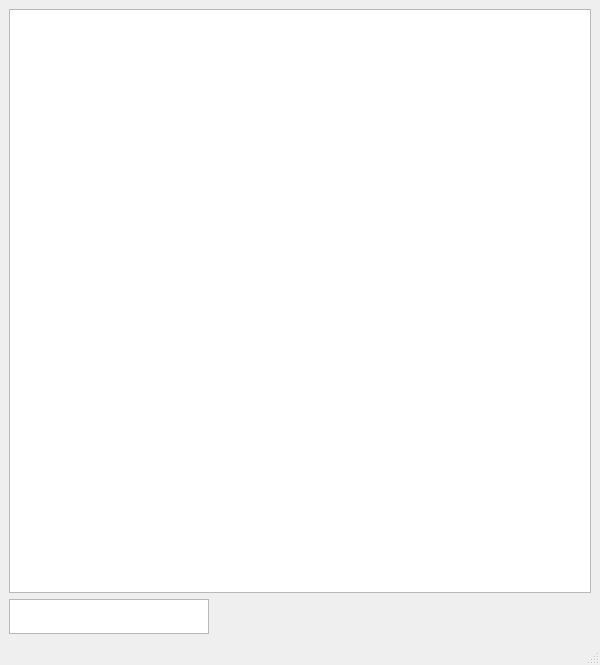
<?xml version="1.0" encoding="UTF-8"?>
<ui version="4.0">
 <class>MainWindow</class>
 <widget class="QMainWindow" name="MainWindow">
  <property name="geometry">
   <rect>
    <x>0</x>
    <y>0</y>
    <width>600</width>
    <height>665</height>
   </rect>
  </property>
  <property name="minimumSize">
   <size>
    <width>600</width>
    <height>450</height>
   </size>
  </property>
  <property name="windowTitle">
   <string>MainWindow</string>
  </property>
  <widget class="QWidget" name="centralwidget">
   <layout class="QVBoxLayout" name="verticalLayout">
    <item>
     <widget class="QGraphicsView" name="graphicsView_board">
      <property name="acceptDrops">
       <bool>false</bool>
      </property>
      <property name="verticalScrollBarPolicy">
       <enum>Qt::ScrollBarAsNeeded</enum>
      </property>
      <property name="horizontalScrollBarPolicy">
       <enum>Qt::ScrollBarAlwaysOff</enum>
      </property>
      <property name="sizeAdjustPolicy">
       <enum>QAbstractScrollArea::AdjustToContentsOnFirstShow</enum>
      </property>
     </widget>
    </item>
    <item>
     <widget class="QTextBrowser" name="textBrowser">
      <property name="sizePolicy">
       <sizepolicy hsizetype="Fixed" vsizetype="Fixed">
        <horstretch>0</horstretch>
        <verstretch>0</verstretch>
       </sizepolicy>
      </property>
      <property name="minimumSize">
       <size>
        <width>200</width>
        <height>35</height>
       </size>
      </property>
      <property name="maximumSize">
       <size>
        <width>200</width>
        <height>35</height>
       </size>
      </property>
      <property name="font">
       <font>
        <family>Arial</family>
       </font>
      </property>
      <property name="verticalScrollBarPolicy">
       <enum>Qt::ScrollBarAlwaysOff</enum>
      </property>
      <property name="horizontalScrollBarPolicy">
       <enum>Qt::ScrollBarAlwaysOff</enum>
      </property>
     </widget>
    </item>
   </layout>
  </widget>
  <widget class="QMenuBar" name="menubar">
   <property name="geometry">
    <rect>
     <x>0</x>
     <y>0</y>
     <width>600</width>
     <height>30</height>
    </rect>
   </property>
  </widget>
  <widget class="QStatusBar" name="statusbar"/>
 </widget>
 <resources/>
 <connections/>
</ui>
